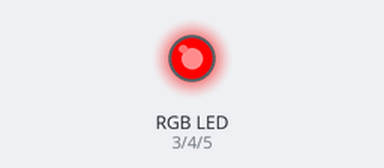
Bench run of a sketch on a simulated Arduino Uno, built with avr-gcc and run on an emulated ATmega328P. Parts: an RGB LED mixed from three pins (HIGH = lit).

Above: at 0.1 s.
At 6.1 s:
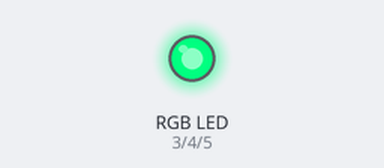
At 8.1 s:
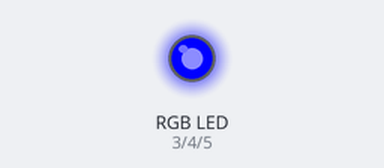
At 16.1 s:
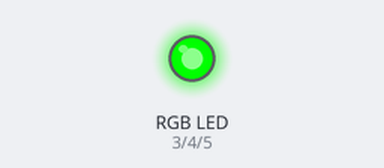
At 26.1 s:
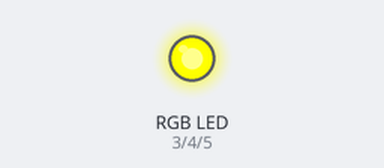
At 34.1 s:
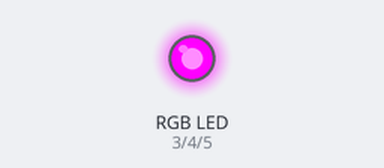
Timing chart, 0 to 40.0 s (numbered marks = the images above):
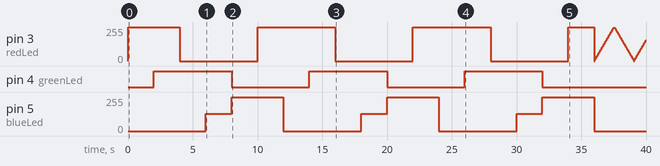

Measured:
- by itself, pin 4 (greenLed): alternates HIGH for 6.0 s and LOW for 6.0 s
- by itself, pin 5 (blueLed): repeats every 12.0 s: 255/255 4.0 s, 0/255 6.0 s, 128/255 2.0 s
- by itself, pin 3 (redLed): 0/255 → 255/255 at 0.00 s, → 0/255 4.0 s later, → 255/255 6.0 s later, → 0/255 6.0 s later, … (141 changes in this stretch)

The sketch:

Arduino_RGB_and_Keyes009_LED_test.ino
```cpp
/***********************************************************
RGB LED Test
This sketch checks a RGB LED to ensure that PWM can be used
to produce a complete range of colours
For best colour mixing results use a diffuser
by Chris Rouse Aug 2015
************************************************************/

int gndPin = 2; // the RGB LED common connection
int redLed = 3; // the Red LED
int greenLed = 4; // the green LED
int blueLed = 5; // the blue LED
int brightness = 0; // how bright the LED is
int fadeAmount = 5; // how many points to fade the LED by
//
// set either of these to false to disable the effect
boolean rainbow = true; // enable the rainbow display
boolean fader = true; // enable the fade display
//

void setup() {
// declare pin 2 and 3 to be an output:
  pinMode(gndPin, OUTPUT);
  digitalWrite(gndPin, LOW);
  pinMode(redLed, OUTPUT);
  pinMode(greenLed, OUTPUT);
  pinMode(blueLed, OUTPUT);
}

void loop(){
  if (rainbow){
  // Rainbow
    for(int r=0; r<3; r++){
      analogWrite(redLed, 255); // Red
      delay(2000);
      analogWrite(greenLed, 255); // Yellow
      delay(2000);
      analogWrite(redLed, 0); // Green
      delay(2000);
      analogWrite(blueLed, 128); //Blue/Green
      delay(2000);
      analogWrite(blueLed, 255); //Blue/Green
      analogWrite(greenLed, 0); //Blue
      delay(2000);
      analogWrite(redLed, 255); // Violet
      delay(2000);
      analogWrite(redLed, 0); // LEDs all OFF
      analogWrite(blueLed, 0);
    }
  }

// the fader effect
  if(fader){
    brightness = 0;
    fadeAmount = 5;
    redLedLoop();
    analogWrite(redLed, 0);
    //
    brightness = 0;
    fadeAmount = 5;
    greenLedLoop();
    //
    analogWrite(greenLed, 0);
    //
    brightness = 0;
    fadeAmount = 5;
    blueLedLoop();
    analogWrite(blueLed, 0);
  }
}

// the fade routines
//
void redLedLoop() {
  for(int i=0; i<255; i++){
    analogWrite(redLed, brightness);
    // change the brightness for next time through the loop:
    brightness = brightness + fadeAmount;
    // reverse the direction of the fading at the ends of the fade:
    if (brightness == 0 || brightness == 255) {
    fadeAmount = -fadeAmount ;
  }
  // wait for 30 milliseconds to see the dimming effect
  delay(30);
  }
}
//
void greenLedLoop(){
  //
  for(int i=0; i<255; i++){
    analogWrite(greenLed, brightness);
    // change the brightness for next time through the loop:
    brightness = brightness + fadeAmount;
    // reverse the direction of the fading at the ends of the fade:
    if (brightness == 0 || brightness == 255) {
      fadeAmount = -fadeAmount ;
    }
  // wait for 30 milliseconds to see the dimming effect
  delay(30);
  }
}
//
void blueLedLoop(){
  for(int i=0; i<255; i++){
    analogWrite(blueLed, brightness);
    // change the brightness for next time through the loop:
    brightness = brightness + fadeAmount;
    // reverse the direction of the fading at the ends of the fade:
    if (brightness == 0 || brightness == 255) {
      fadeAmount = -fadeAmount ;
    }
    // wait for 30 milliseconds to see the dimming effect
    delay(30);
  }
}
```
